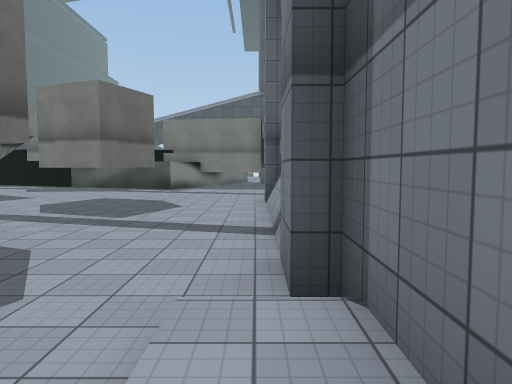
view 1 (above)

24 first-person views from a walk through a scene from a Unity 3-D project. The camera is 1.5 m above the floor, tilts 4° down and sees 70° across. The floor is counted in squares, 2 m on a side. Each view is taken from the middle of a square. On the plan, view 1 faces up. The plan holds only what a view shows up to about 11 squares ahead; the rest is blank. The place goes on beyond the plan. Some animated figures are not drawn. Some surface patterns are stand-ins.

view 2
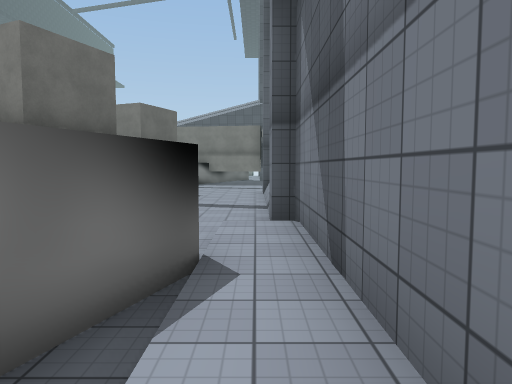

view 3
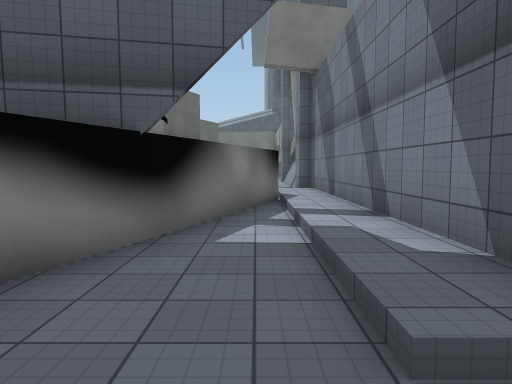

view 4
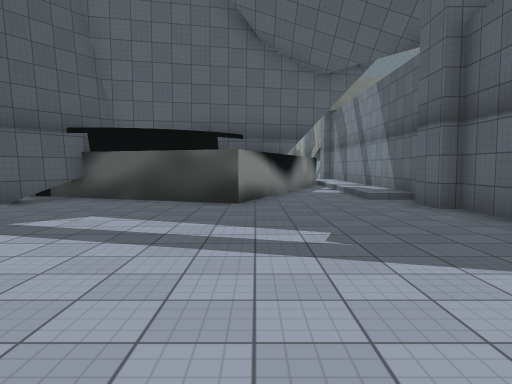

view 5
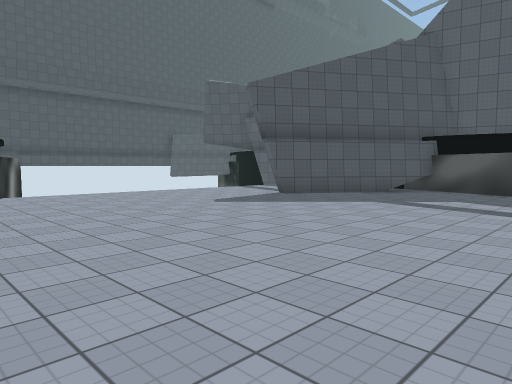

view 6
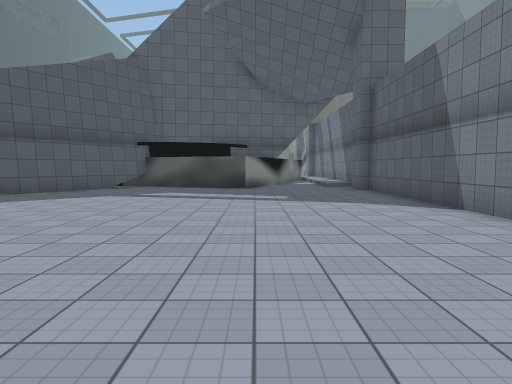

view 7
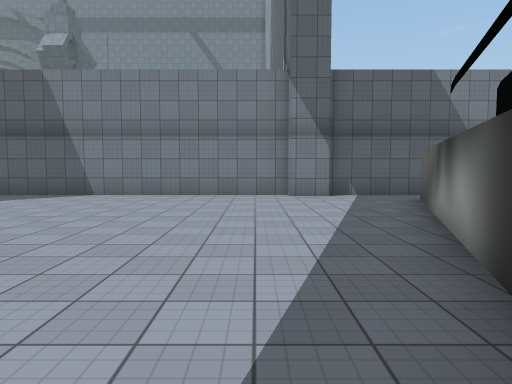

view 8
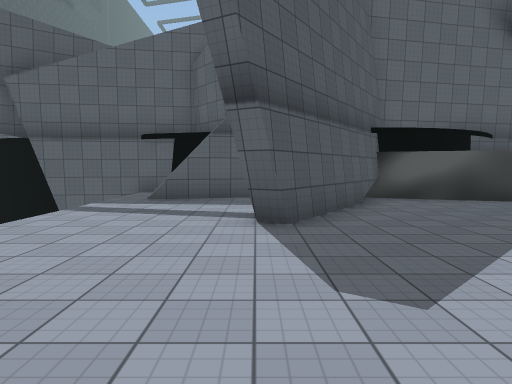

view 9
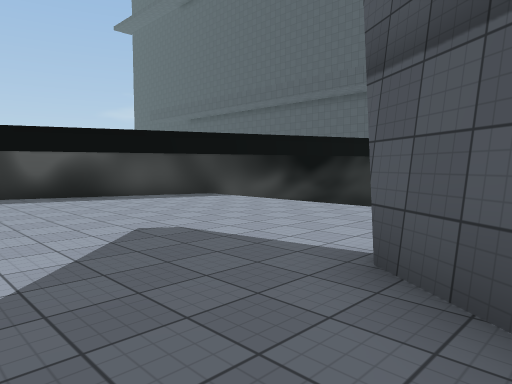

view 10
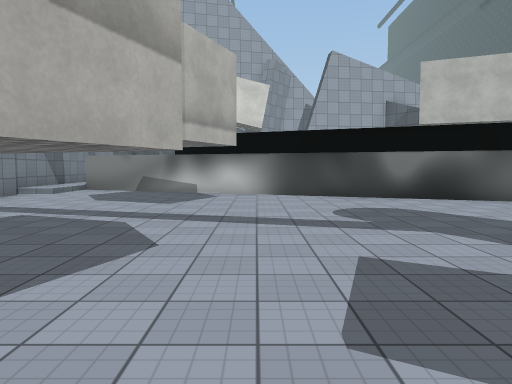

view 11
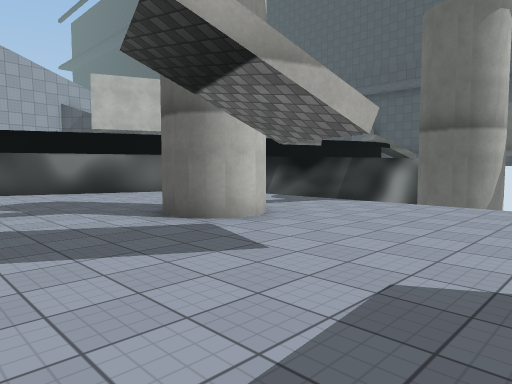

view 12
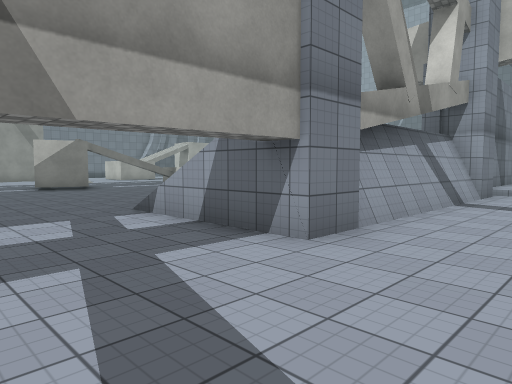

view 13
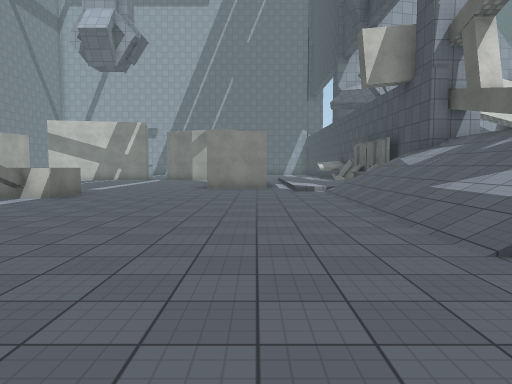

view 14
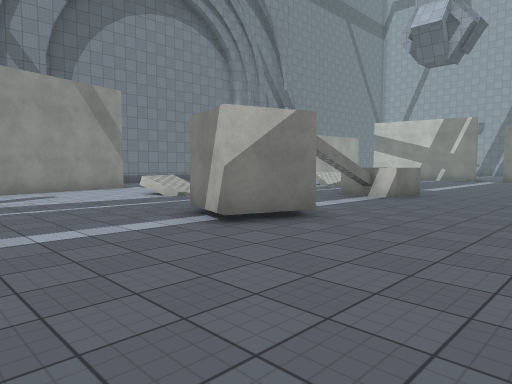

view 15
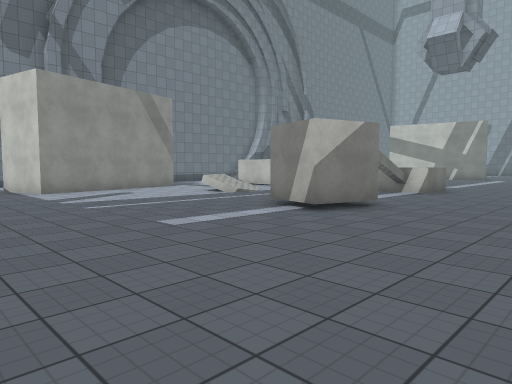

view 16
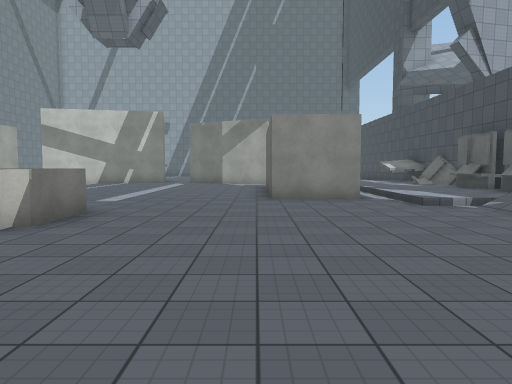

view 17
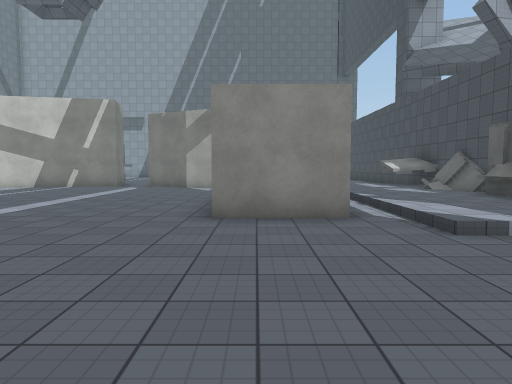

view 18
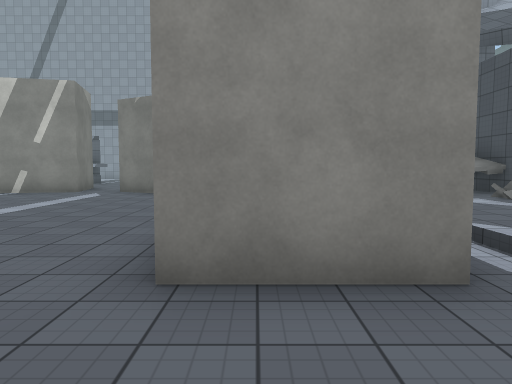

view 19
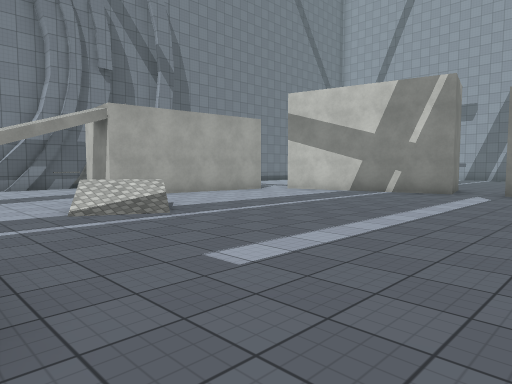

view 20
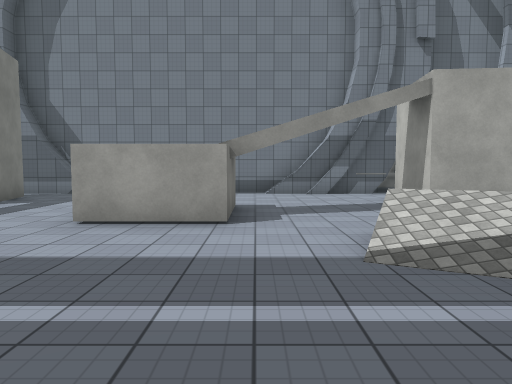

view 21
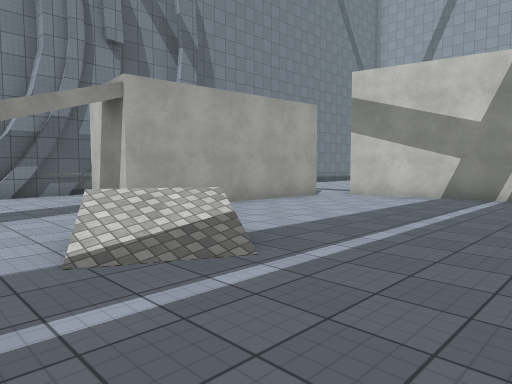

view 22
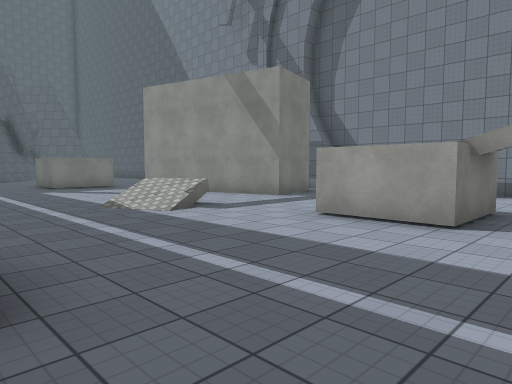

view 23
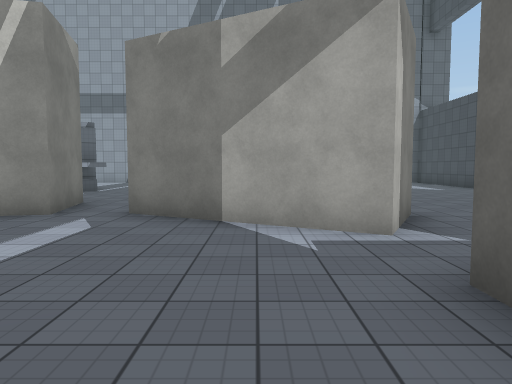

view 24
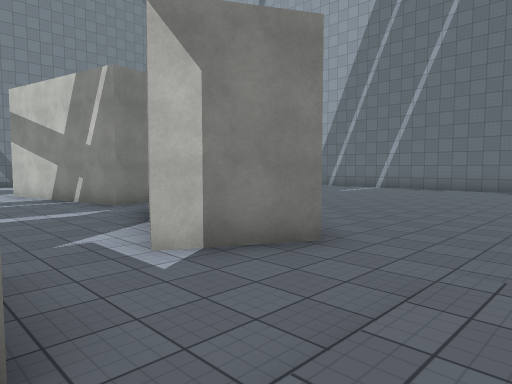

### Floor plan
Key: @ floor where view 1 was taken; # wall or solid block; . main floor; : floor 0.25 m higher than the main floor; / step, stairs or slope; = window, fence, low wall or low ledge; ^ raised ledge; v drop or lower ground; O other object.
Columns run from 16 left of view 1 to 23 right of it. Each row starts with its distance up from view 1.
 15                        ....
 14        ....            .........
 13    ........   ....    ..............
 12  ##........   ....................###
 11  ##................................#
 10    ...#..........#v//..............#
  9    ...##.........# //......##......#
  8    .. ...........^///....... ../=..#####
  7       ...........#///....... ..//.....##
  6      ............#///......#.........
  5      ............=///.......#.......
  4     ##...........=///......^^....#
  3      ####........#///......^^....## ...#
  2         ####..../#////.................#
  1            ###..:#O::/........./......##
  0                #@#O::/##......./=.....##
 -1               ##:#O::/ #.......=  ###.O#
 -2               #.:#O::/ #..........#    #
 -3               #.:#O::/ #..........#
 -4   ###        ##.:#O:: ##..........#
 -5 ###.         #..:#OO:/............#
 -6    .######## #..:#O :/..#.........#
 -7    .... #..###...#  ...###.....###.
 -8    ....##........#   ..# ###.###
 -9    ....#.........#   ....  ..#
-10    ...##.........#  .....   ..
-11    ..............#  ......  ..
-12    ..............# ........  .#
-13    ..............# .. .....  .#
-14    ..............#    ....
-15    ..............#    ...
-16    ..............#    ..
-17  ##..............#
-18   ####...........#
-19      ### ........#
-20          ###.....#
-21            ###...#

Where each view was taken, in squares from view 1:
view 1: 0 up, 0 right, facing up
view 2: 3 down, 0 right, facing up
view 3: 8 down, 1 left, facing up
view 4: 15 down, 3 left, facing up
view 5: 18 down, 3 left, facing up-left
view 6: 20 down, 3 left, facing up
view 7: 18 down, 9 left, facing right
view 8: 15 down, 10 left, facing up
view 9: 9 down, 7 left, facing down-left
view 10: 12 up, 6 left, facing down
view 11: 14 up, 6 left, facing down-left
view 12: 13 up, 2 left, facing down-right
view 13: 13 up, 6 right, facing down
view 14: 13 up, 7 right, facing down-right
view 15: 15 up, 7 right, facing down-right
view 16: 9 up, 8 right, facing down
view 17: 6 up, 7 right, facing down
view 18: 3 up, 7 right, facing down
view 19: 3 up, 9 right, facing down-right
view 20: 2 up, 12 right, facing right
view 21: 2 up, 12 right, facing down-right
view 22: 1 up, 12 right, facing up-right
view 23: 2 down, 9 right, facing down
view 24: 4 down, 4 right, facing down-right
